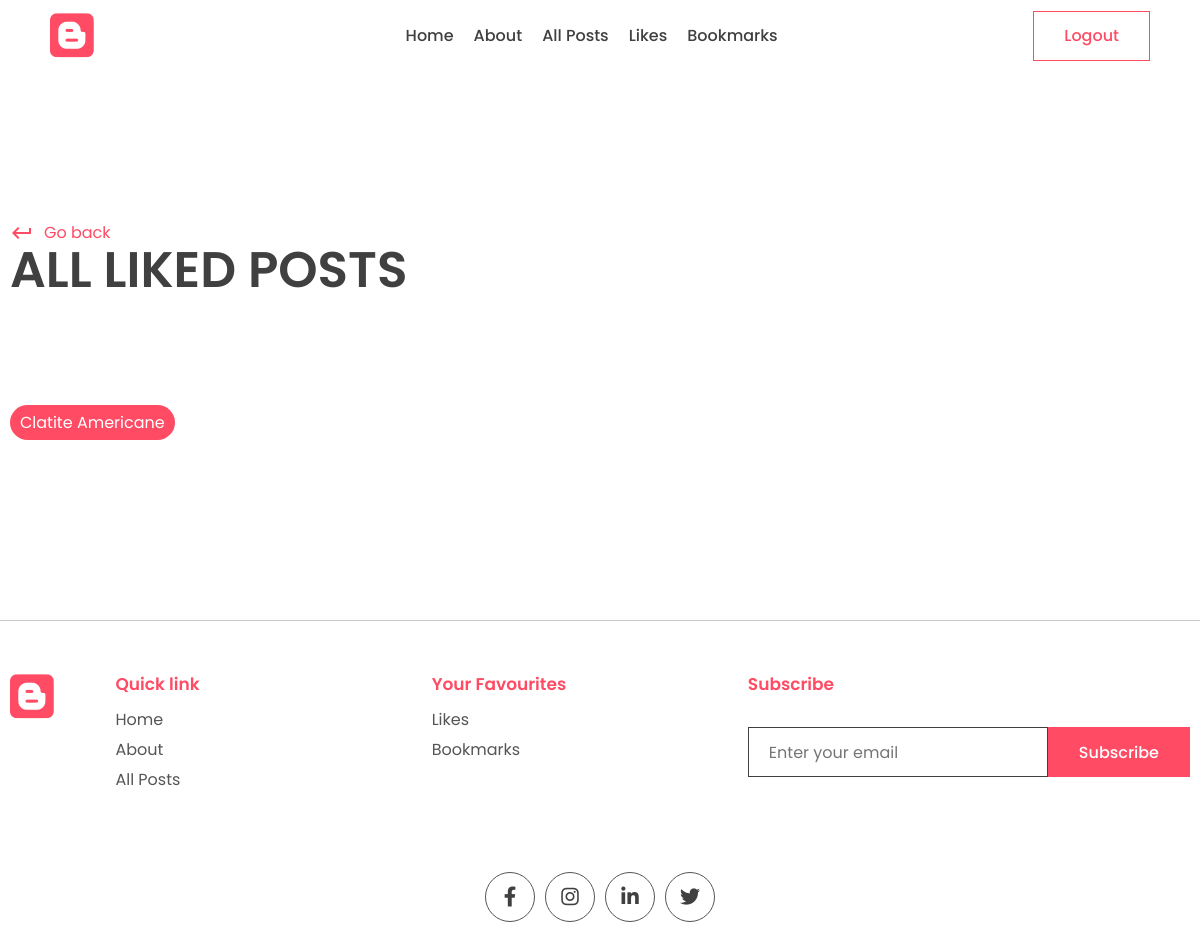
The app's page /all_liked_posts/ (signed in), older data.
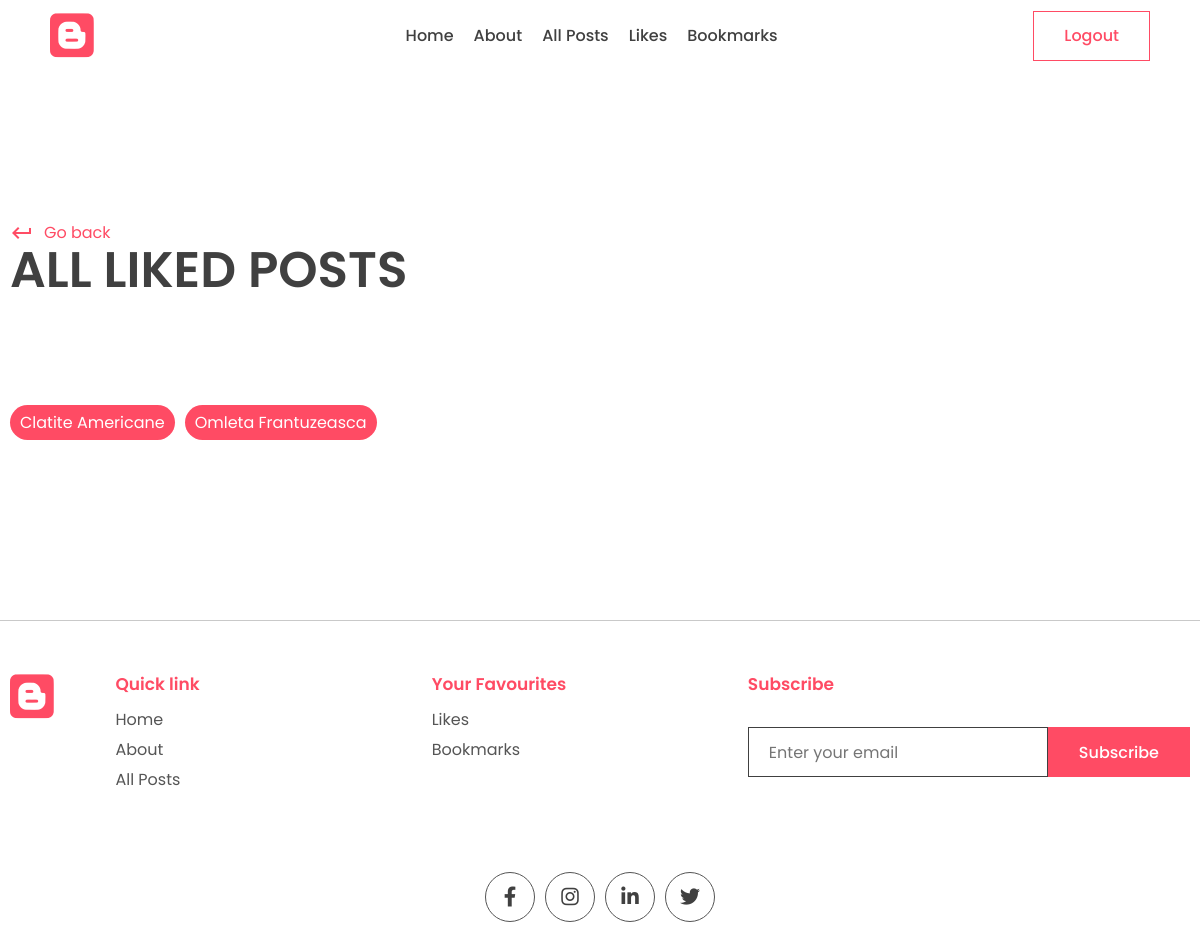
The same page, newer data.
### app/models.py (models this page shows, shortened)
class Post(models.Model):
    title = models.CharField(max_length=200)
    content = models.TextField()
    last_updated = models.DateTimeField(auto_now=True)
    slug = models.SlugField(max_length=200, unique=True)
    image = models.ImageField(null=True, blank=True, upload_to="images/")
    tags = models.ManyToManyField(Tag, blank=True, related_name='post')
    view_count = models.IntegerField(null=True, blank=True)
    is_featured = models.BooleanField(default=False)    # to show recommended posts
    author = models.ForeignKey(User, on_delete=models.CASCADE, null=True, blank=True)
    bookmark = models.ManyToManyField(User, related_name='bookmarks', default=None, blank=True)
    likes = models.ManyToManyField(User, related_name='post_like', default=None, blank=True)

### app/views.py (the view)
# urls.py: path('all_liked_posts/', views.all_liked, name='all_liked_posts'),
def all_liked(request):
    all_liked_posts = Post.objects.filter(likes=request.user)
    context = {
        'all_liked_posts': all_liked_posts
    }
    return render(request, 'app/all_liked_posts.html', context)

### app/templates/app/all_liked_posts.html (shortened to what this page needs)
{% extends 'base.html' %}
{% block content %}
<main>
  <div class="container">
    <div class="page-top">
      <div class="top flex">
        <div class="page-name">
          <a href="" class="learn">
            <span class="material-icons"> keyboard_return </span> Go back
          </a>
          <h1>All Liked Posts</h1>
        </div>
      </div>
    </div>
  </div>
</main>
<section class="sp">
  <div class="container">
    <div class="blog-tags">
    {% for post in all_liked_posts %}
    <p class="tag">
      <a style="color: white;" href="{% url 'post_page' post.slug%}">{{ post.title }}</a>
    </p>
    {% endfor %}
  </div>
  </div>
</section>
{% endblock content %}

Row changes from the older to the newer data that the page shows:
now on this page (row edited): Post: title "Omleta Frantuzeasca"
